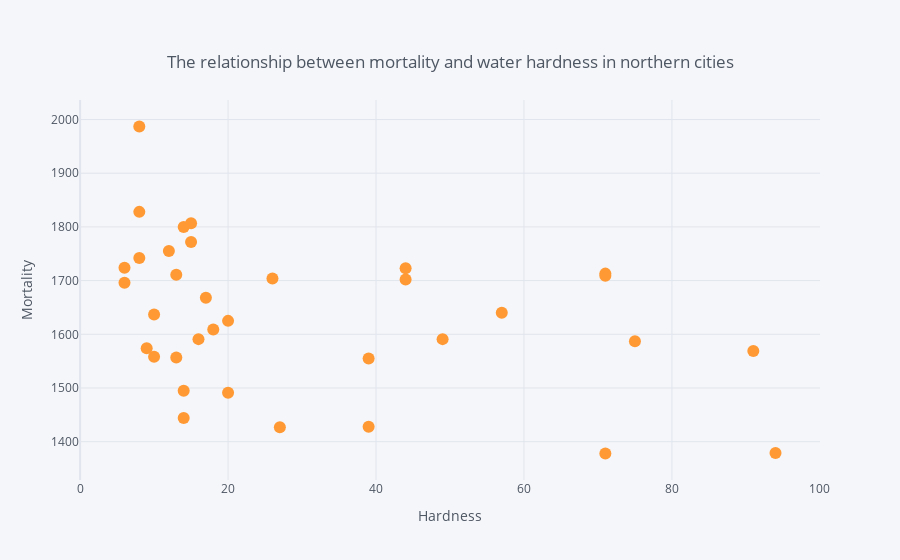

Notebook code for this chart:
### Code cell
df_north.iplot(kind = 'scatter', x='hardness', y='mortality', xTitle='Hardness', yTitle='Mortality', mode='markers',  
         title={'text': 'The relationship between mortality and water hardness in northern cities', 
                'y':0.9, 'x':0.5, 'xanchor': 'center', 'yanchor': 'top'});

### Figure 1 — Plotly figure (JSON) as saved in the notebook; plotly's stock layout.template omitted (floating-point values rounded to 4 significant figures)
{"data": [{"line": {"color": "rgba(255, 153, 51, 1.0)", "dash": "solid", "shape": "linear", "width": 1.3}, "marker": {"size": 12, "symbol": "circle"}, "mode": "markers", "name": "mortality", "text": "", "type": "scatter", "x": [17, 14, 18, 10, 15, 10, 12, 20, 39, 39, 44, 94, 8, 9, 91, 16, 15, 8, 26, 44, 27, 6, 6, 13, 14, 49, 8, 14, 75, 71, 13, 57, 71, 20, 71], "y": [1668, 1800, 1609, 1558, 1807, 1637, 1755, 1491, 1555, 1428, 1723, 1379, 1742, 1574, 1569, 1591, 1772, 1828, 1704, 1702, 1427, 1724, 1696, 1711, 1444, 1591, 1987, 1495, 1587, 1713, 1557, 1640, 1709, 1625, 1378]}], "layout": {"legend": {"bgcolor": "#F5F6F9", "font": {"color": "#4D5663"}}, "paper_bgcolor": "#F5F6F9", "plot_bgcolor": "#F5F6F9", "title": {"font": {"color": "#4D5663"}, "text": "The relationship between mortality and water hardness in northern cities", "x": 0.5, "xanchor": "center", "y": 0.9, "yanchor": "top"}, "xaxis": {"gridcolor": "#E1E5ED", "showgrid": true, "tickfont": {"color": "#4D5663"}, "title": {"font": {"color": "#4D5663"}, "text": "Hardness"}, "zerolinecolor": "#E1E5ED"}, "yaxis": {"gridcolor": "#E1E5ED", "showgrid": true, "tickfont": {"color": "#4D5663"}, "title": {"font": {"color": "#4D5663"}, "text": "Mortality"}, "zerolinecolor": "#E1E5ED"}}}
